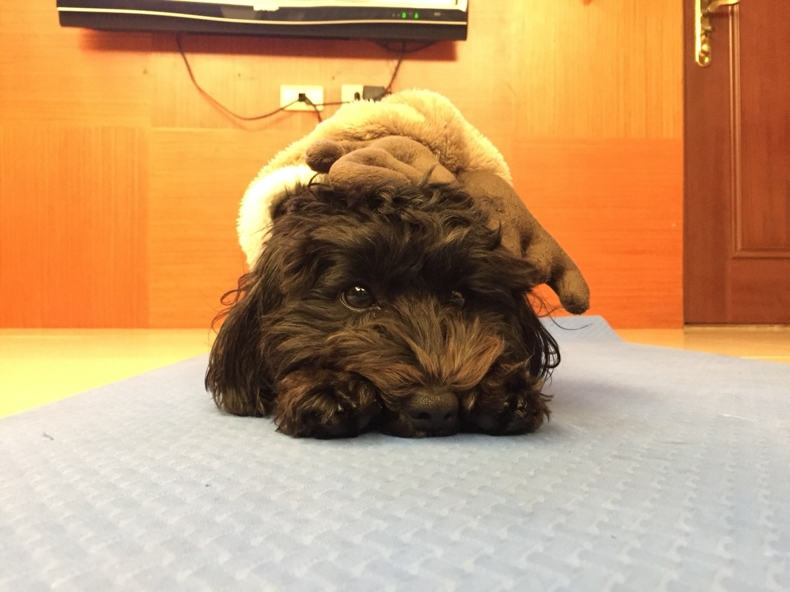
#> input picture blackdog.jpg, 790 x 592 px
$ jupyter execute 0529.ipynb
#> lines starting #> are read from the running program, lines starting #| are printed output that depends on the picture; after the words box and inside, x2 and y2 are one past the last pixel; in counts of white or black regions, pixels touching at a corner belong together
#> further down, img is the input picture: shape (592, 790, 3); mean R, G, B 194, 152.2, 109.2
[cell 1]
from skimage import io
import matplotlib.pyplot as plt
import numpy as np

def blurImage(image):
    rows,cols,dims=image.shape
#> rows = 592; cols = 790; dims = 3
    image2 = np.double(image)
    ret_img = np.uint8(255*np.ones((rows,cols,dims)))
    for i in range(1, rows-1):
        for j in range(1,cols-1):
            for k in range(0,3):
                sum = image2[i,j,k]+image2[i-1,j,k]+image2[i,j-1,k]+image2[i+1,j,k]+image2[i,j+1,k]
                average = sum/5
                ret_img[i,j,k] = np.uint8(average)
    return ret_img

img=io.imread('blackdog.jpg')

plt.figure(num=0, figsize=(8,8))
plt.subplot(1,2,1)
plt.title('origin image')
plt.imshow(img)

img2 = blurImage(img)

plt.subplot(1,2,2)
plt.title('canvas result')
plt.imshow(img2)
plt.show()
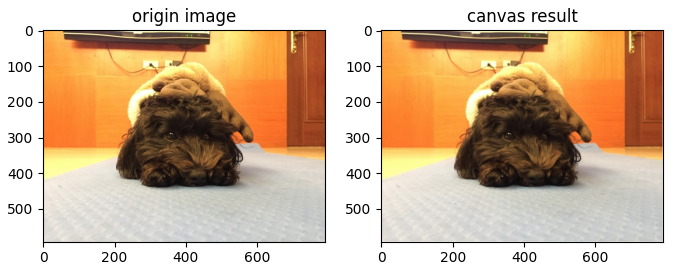
#> figure drawn by matplotlib, 2 panels
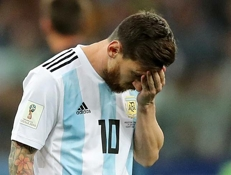
#> input picture QQ.jpg, 231 x 175 px
#> further down, img is the input picture: shape (175, 231, 3); mean R, G, B 113.6, 113.1, 104.3
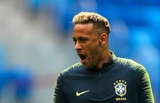
#> input picture WOW.jpg, 160 x 103 px
#> further down, img2 is the input picture: shape (103, 160, 3); mean R, G, B 84.5, 117.8, 141.3

[cell 2]
from skimage import io
import matplotlib.pyplot as plt
import numpy as np
def blendingImages(image1,image2,startX,startY):
#> called with startX = 150, startY = 50
    rows1,cols1,dims1=image1.shape
#> rows1 = 175; cols1 = 231; dims1 = 3
    rows2,cols2,dims2=image2.shape
#> rows2 = 103; cols2 = 160; dims2 = 3

    image11 = np.double(image1)
    image21 = np.double(image2)

    ret_img = np.uint8(255*np.ones((250,400,3)))
    for i in range(0, rows1):
        for j in range(0,cols1):
            for k in range(0,3):
                ret_img[i,j,k] = np.uint8(image11[i,j,k])
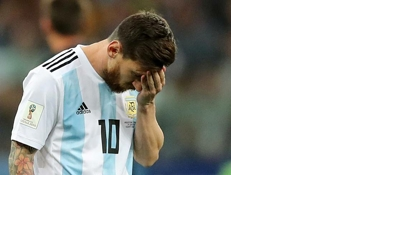
#> ret_img: shape (250, 400, 3); mean R, G, B 197.8, 197.7, 194.1

    for i in range(startY+0, startY+rows2):
        for j in range(startX+0,startX+cols2):
            if (ret_img[i,j,0] == 255) and (ret_img[i,j,1] == 255) and ( ret_img[i,j,2] == 255):
                for k in range(0,3):
                    ret_img[i,j,k] = np.uint8(image21[i-startY,j-startX,k])
            else:
                for k in range(0,3):
                    ret_img[i,j,k] = np.uint8((ret_img[i,j,k]+image21[i-startY,j-startX,k])/2)
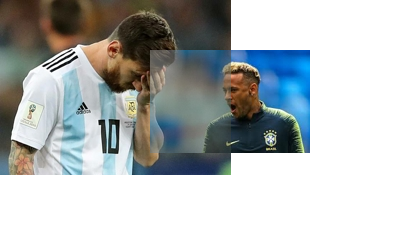
#> ret_img: shape (250, 400, 3); 16.48% of pixels changed, all inside (x1, y1, x2, y2) = (150, 50, 310, 153)
    return ret_img

img=io.imread('QQ.jpg')
img2=io.imread('WOW.jpg')

startX = 150
startY = 50
img3 = blendingImages(img,img2,startX,startY)

plt.figure(num=1, figsize=(15,15))
plt.subplot(1,3,1)
plt.title('QAQ')
plt.imshow(img)
plt.subplot(1,3,2)
plt.title('WOOOOW')
plt.imshow(img2)

plt.subplot(1,3,3)
plt.title('blend')
plt.imshow(img3)
plt.show()

[cell 3]
from skimage import io
import matplotlib.pyplot as plt
import numpy as np

def drawLine(image,color,linestep):
#> called with linestep = 20
    rows,cols,dims=image.shape
#> rows = 592; cols = 790; dims = 3
    ret_img = np.uint8(image)

    for i in range(linestep, rows, linestep):
        for j in range(0,cols):
            for k in range(0,3):
                ret_img[i,j,k] = np.uint8(color[k])
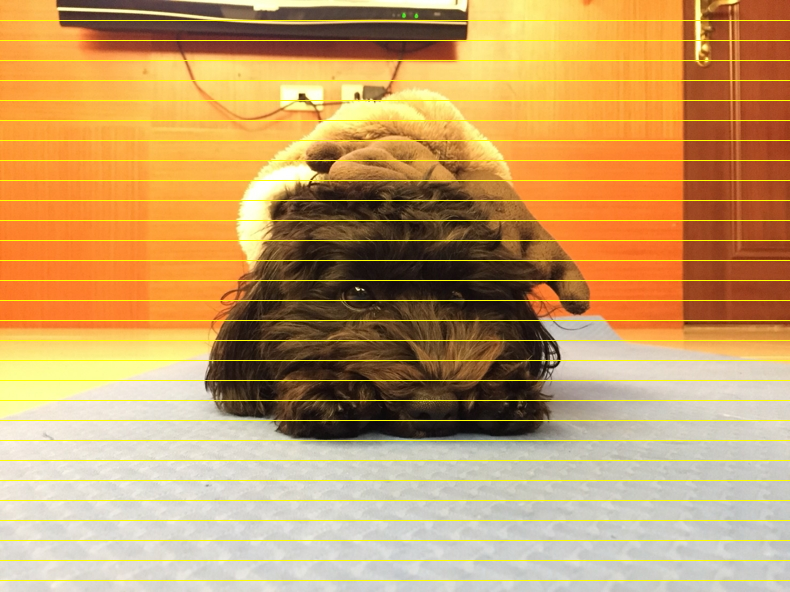
#> ret_img: shape (592, 790, 3); 4.9% of pixels changed, all inside (x1, y1, x2, y2) = (0, 20, 790, 581)

    for i in range(0,rows):
        for j in range(linestep,cols,linestep):
            for k in range(0,3):
                ret_img[i,j,k] = np.uint8(color[k])
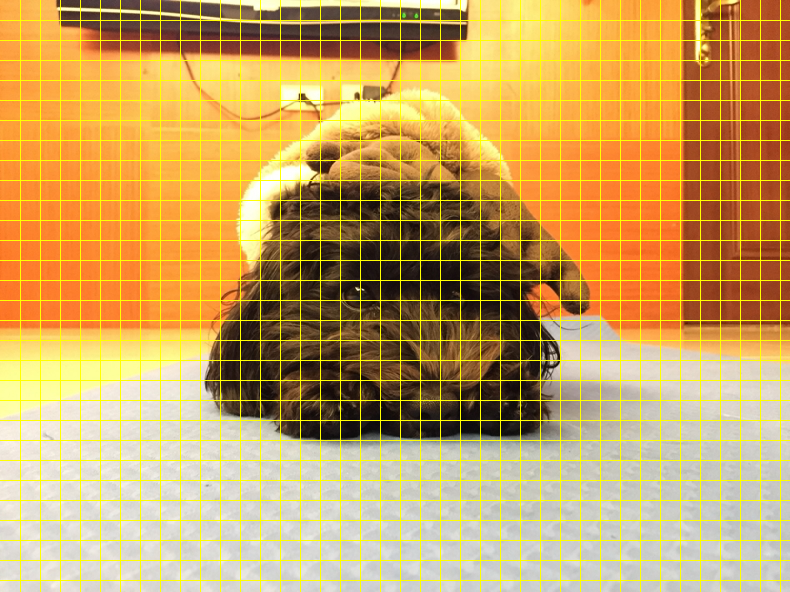
#> ret_img: shape (592, 790, 3); 4.69% of pixels changed, all inside (x1, y1, x2, y2) = (20, 0, 781, 592)
    return ret_img

img=io.imread('blackdog.jpg')

color = [255,255,0]
step = 20

plt.figure(num=2,figsize=(8,8))
plt.subplot(1,2,1)
plt.title('origin image')
plt.imshow(img)

img2 = drawLine(img,color,step)

plt.subplot(1,2,2)
plt.title('lined result')
plt.imshow(img2)
plt.show()

[cell 4]
from skimage import io,draw
import matplotlib.pyplot as plt
import numpy as np

def drawLine2(image,color,startX,startY,endX,endY):
#> called with startX = 50, startY = 50, endX = 75, endY = 150
    rows,cols,dims=image.shape
#> rows = 592; cols = 790; dims = 3
    ret_img = np.uint8(image)

    rr, cc = draw.line(startX,startY,endX,endY)
    ret_img[rr,cc]=color
#> ret_img: shape (592, 790, 3); 0.02% of pixels changed, all inside (x1, y1, x2, y2) = (50, 50, 151, 76)

    return ret_img

img=io.imread('blackdog.jpg')

color = [255,255,0]
startX = 50
startY = 50
endX = 75
endY = 150

plt.figure(num=3,figsize=(8,8))
plt.subplot(1,2,1)
plt.title('origin image')
plt.imshow(img)

img2 = drawLine2(img,color,startX,startY,endX,endY)

plt.subplot(1,2,2)
plt.title('lined result')
plt.imshow(img2)
plt.show()

[cell 5]
from skimage import io,draw
import matplotlib.pyplot as plt
import numpy as np

def drawCircle(image,color,center,raduis):
#> called with raduis = 50
    rows,cols,dims=image.shape
    ret_img = np.uint8(image)

    rr, cc = draw.circle(center[0], center[1],radius)#
    draw.set_color(ret_img,[rr,cc],color)#

    return ret_img

img=io.imread('blackdog.jpg')
plt.figure(num=4,figsize=(8,86))

color = [255,255,0]
center = [75,100]
radius = 50

plt.subplot(1,2,1)
plt.title('origin image')
plt.imshow(img)

img2 = drawCircle(img,color,center,radius)

plt.subplot(1,2,2)
plt.title('circle result')
plt.imshow(img2)
plt.show()

[cell 6]
from skimage import io,draw
import matplotlib.pyplot as plt
import numpy as np

def drawPolygon(image,color,colX,lineY):
    rows,cols,dims=image.shape
    ret_img = np.uint8(image)

    rr, cc=draw.polygon(lineY,colX)#
    draw.set_color(ret_img,[rr,cc],color)#
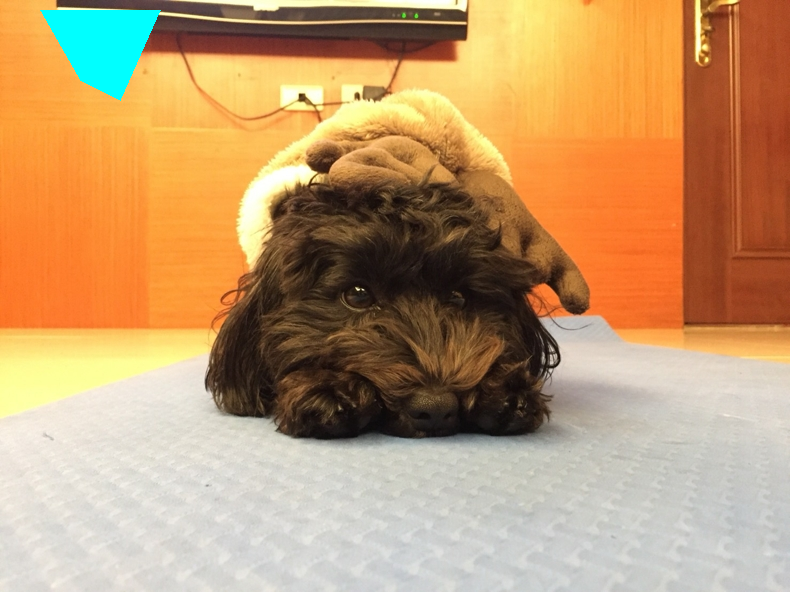
#> ret_img: shape (592, 790, 3); mean R, G, B 191.4, 154, 111.8

    return ret_img

img=io.imread('blackdog.jpg')

color=[0,255,255]
lineY=[10,10,100,80]
colX=[40,160,120,80]

plt.figure(num=5,figsize=(8,8))
plt.subplot(1,2,1)
plt.title('origin image')
plt.imshow(img)

img2 = drawPolygon(img,color,colX,lineY)

plt.subplot(1,2,2)
plt.title(' result')
plt.imshow(img2)
plt.show()

[cell 7]
from skimage import io,draw
import matplotlib.pyplot as plt
import numpy as np

def drawPyramid(canvasSize):
    ret_img = np.uint8(255*np.ones((canvasSize[0],canvasSize[1],3)))

    for index in range(25,0,-1):
        color = [index*10, index*5, index]
        lineY=[0,0,index*10,index*10]
        colX=[0,index*10,index*10,0]
        rr, cc=draw.polygon(lineY,colX)
        draw.set_color(ret_img,[rr,cc],color)
    return ret_img

plt.figure(num=6,figsize=(8,8))
canvasSize=[500,500]

img = drawPyramid(canvasSize)

plt.imshow(img)
plt.show()
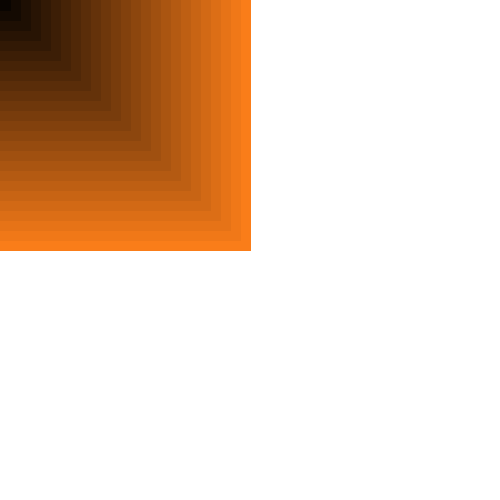
#> shown: shape (500, 500, 3); mean R, G, B 233.9, 212.3, 195.1
